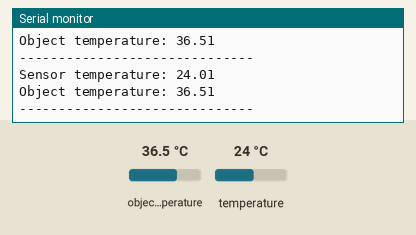
This sketch was run on a simulated Arduino Uno, built with avr-gcc and run on an emulated ATmega328P. Parts: the last lines printed to the serial monitor. Inputs (shaded band) come from the test bench; at power-on: object temperature 36.5 °C, temperature 24 °C.

Above: at 1.3 s.
1.4 s: object temperature set to 20 °C
At 1.91 s:
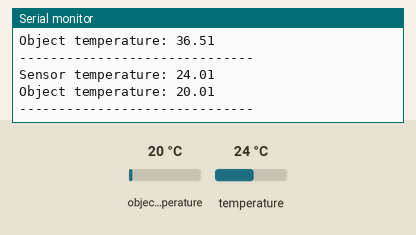
2.9 s: temperature set to 12 °C
At 3.48 s:
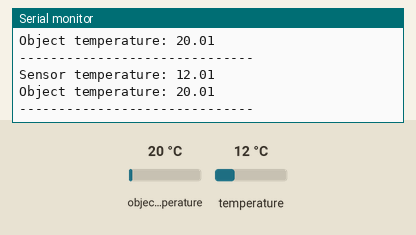
4.4 s: object temperature set to 26 °C
At 5.05 s:
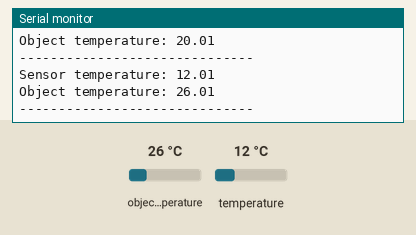
Timing chart, 0 to 7.4 s (numbered marks = the images above; inputs shaded):
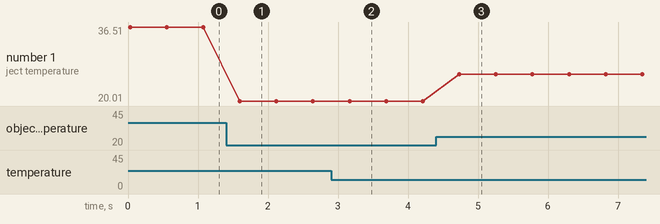

Measured:
- after the input at 1.4 s, the serial monitor: prints a new line after 0.20 s (image 1)
- after the input at 2.9 s, the serial monitor: prints a new line after 0.24 s (image 2)
- after the input at 4.4 s, the serial monitor: prints a new line after 0.33 s (image 3)
- plotted number 1: 36.51 → 20.01 after the input at 1.4 s, 20.01 → 26.01 after the input at 4.4 s

The sketch:

contactless_temperature_sensor_GY-906_MLX90614ESF.ino
```cpp
#include <Wire.h>
#include <Adafruit_MLX90614.h>

Adafruit_MLX90614 mlx = Adafruit_MLX90614();

float temperature_ambient, temperature_object;

void setup() {
  Serial.begin(9600);
  mlx.begin();
}

void loop() {
  temperature_ambient = mlx.readAmbientTempC();
  Serial.print("Sensor temperature: ");
  Serial.println(temperature_ambient);

  temperature_object = mlx.readObjectTempC();
  Serial.print("Object temperature: ");
  Serial.println(temperature_object);

  Serial.println("------------------------------");

  delay(500);
}
```
